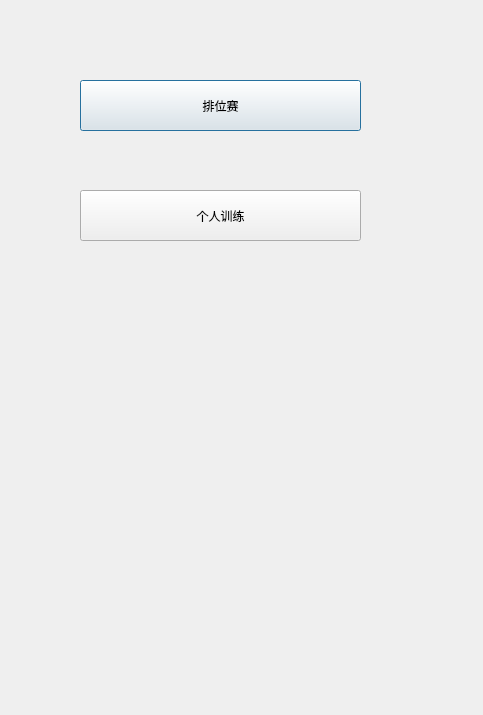
<?xml version="1.0" encoding="UTF-8"?>
<ui version="4.0">
 <class>training</class>
 <widget class="QDialog" name="training">
  <property name="geometry">
   <rect>
    <x>0</x>
    <y>0</y>
    <width>483</width>
    <height>715</height>
   </rect>
  </property>
  <property name="windowTitle">
   <string>Dialog</string>
  </property>
  <widget class="QStackedWidget" name="stackedWidget">
   <property name="geometry">
    <rect>
     <x>0</x>
     <y>10</y>
     <width>481</width>
     <height>691</height>
    </rect>
   </property>
   <widget class="QWidget" name="mainMenu">
    <widget class="QPushButton" name="rankButton">
     <property name="geometry">
      <rect>
       <x>80</x>
       <y>70</y>
       <width>281</width>
       <height>51</height>
      </rect>
     </property>
     <property name="text">
      <string>排位赛</string>
     </property>
    </widget>
    <widget class="QPushButton" name="singleButton">
     <property name="geometry">
      <rect>
       <x>80</x>
       <y>180</y>
       <width>281</width>
       <height>51</height>
      </rect>
     </property>
     <property name="text">
      <string>个人训练</string>
     </property>
    </widget>
   </widget>
   <widget class="QWidget" name="single_menu">
    <widget class="QPushButton" name="single_start">
     <property name="geometry">
      <rect>
       <x>150</x>
       <y>530</y>
       <width>141</width>
       <height>41</height>
      </rect>
     </property>
     <property name="font">
      <font>
       <family>黑体</family>
      </font>
     </property>
     <property name="text">
      <string>开始答题</string>
     </property>
    </widget>
    <widget class="QPushButton" name="single_back">
     <property name="geometry">
      <rect>
       <x>150</x>
       <y>600</y>
       <width>141</width>
       <height>41</height>
      </rect>
     </property>
     <property name="font">
      <font>
       <family>黑体</family>
      </font>
     </property>
     <property name="text">
      <string>返回</string>
     </property>
    </widget>
    <widget class="QLabel" name="label">
     <property name="geometry">
      <rect>
       <x>70</x>
       <y>150</y>
       <width>301</width>
       <height>171</height>
      </rect>
     </property>
     <property name="font">
      <font>
       <family>楷体</family>
      </font>
     </property>
     <property name="text">
      <string>&lt;html&gt;&lt;head/&gt;&lt;body&gt;&lt;p align=&quot;center&quot;&gt;&lt;span style=&quot; font-size:22pt;&quot;&gt;连续答对5道题&lt;/span&gt;&lt;/p&gt;&lt;/body&gt;&lt;/html&gt;</string>
     </property>
    </widget>
    <widget class="QLabel" name="label_2">
     <property name="geometry">
      <rect>
       <x>120</x>
       <y>260</y>
       <width>211</width>
       <height>71</height>
      </rect>
     </property>
     <property name="text">
      <string>&lt;html&gt;&lt;head/&gt;&lt;body&gt;&lt;p align=&quot;center&quot;&gt;&lt;span style=&quot; font-size:14pt;&quot;&gt;答错离开，答对继续&lt;/span&gt;&lt;/p&gt;&lt;/body&gt;&lt;/html&gt;</string>
     </property>
    </widget>
   </widget>
   <widget class="QWidget" name="single_running">
    <widget class="QWidget" name="layoutWidget">
     <property name="geometry">
      <rect>
       <x>20</x>
       <y>20</y>
       <width>451</width>
       <height>661</height>
      </rect>
     </property>
     <layout class="QVBoxLayout" name="verticalLayout">
      <item>
       <widget class="QLCDNumber" name="lcdNumber">
        <property name="minimumSize">
         <size>
          <width>100</width>
          <height>100</height>
         </size>
        </property>
        <property name="maximumSize">
         <size>
          <width>500</width>
          <height>100</height>
         </size>
        </property>
        <property name="font">
         <font>
          <family>黑体</family>
          <pointsize>20</pointsize>
         </font>
        </property>
       </widget>
      </item>
      <item>
       <spacer name="verticalSpacer">
        <property name="orientation">
         <enum>Qt::Vertical</enum>
        </property>
        <property name="sizeHint" stdset="0">
         <size>
          <width>20</width>
          <height>40</height>
         </size>
        </property>
       </spacer>
      </item>
      <item>
       <widget class="QLabel" name="single_question">
        <property name="minimumSize">
         <size>
          <width>0</width>
          <height>200</height>
         </size>
        </property>
        <property name="maximumSize">
         <size>
          <width>500</width>
          <height>300</height>
         </size>
        </property>
        <property name="sizeIncrement">
         <size>
          <width>0</width>
          <height>0</height>
         </size>
        </property>
        <property name="baseSize">
         <size>
          <width>0</width>
          <height>0</height>
         </size>
        </property>
        <property name="text">
         <string>questin</string>
        </property>
       </widget>
      </item>
      <item>
       <spacer name="verticalSpacer_3">
        <property name="orientation">
         <enum>Qt::Vertical</enum>
        </property>
        <property name="sizeHint" stdset="0">
         <size>
          <width>20</width>
          <height>40</height>
         </size>
        </property>
       </spacer>
      </item>
      <item>
       <spacer name="verticalSpacer_2">
        <property name="orientation">
         <enum>Qt::Vertical</enum>
        </property>
        <property name="sizeHint" stdset="0">
         <size>
          <width>20</width>
          <height>40</height>
         </size>
        </property>
       </spacer>
      </item>
      <item>
       <widget class="QPushButton" name="single_SelectButton_one">
        <property name="text">
         <string>PushButton</string>
        </property>
       </widget>
      </item>
      <item>
       <widget class="QPushButton" name="single_SelectButton_two">
        <property name="text">
         <string>PushButton</string>
        </property>
       </widget>
      </item>
      <item>
       <widget class="QPushButton" name="single_SelectButton_three">
        <property name="text">
         <string>PushButton</string>
        </property>
       </widget>
      </item>
      <item>
       <widget class="QPushButton" name="single_SelectButton_four">
        <property name="text">
         <string>PushButton</string>
        </property>
       </widget>
      </item>
      <item>
       <spacer name="verticalSpacer_4">
        <property name="orientation">
         <enum>Qt::Vertical</enum>
        </property>
        <property name="sizeHint" stdset="0">
         <size>
          <width>20</width>
          <height>40</height>
         </size>
        </property>
       </spacer>
      </item>
     </layout>
    </widget>
   </widget>
   <widget class="QWidget" name="single_score">
    <widget class="QWidget" name="layoutWidget">
     <property name="geometry">
      <rect>
       <x>10</x>
       <y>0</y>
       <width>461</width>
       <height>681</height>
      </rect>
     </property>
     <layout class="QVBoxLayout" name="verticalLayout_2">
      <item>
       <spacer name="verticalSpacer_6">
        <property name="orientation">
         <enum>Qt::Vertical</enum>
        </property>
        <property name="sizeHint" stdset="0">
         <size>
          <width>20</width>
          <height>40</height>
         </size>
        </property>
       </spacer>
      </item>
      <item>
       <widget class="QLabel" name="single_Result">
        <property name="minimumSize">
         <size>
          <width>0</width>
          <height>150</height>
         </size>
        </property>
        <property name="sizeIncrement">
         <size>
          <width>0</width>
          <height>150</height>
         </size>
        </property>
        <property name="text">
         <string>成功与否</string>
        </property>
       </widget>
      </item>
      <item>
       <spacer name="verticalSpacer_5">
        <property name="orientation">
         <enum>Qt::Vertical</enum>
        </property>
        <property name="sizeHint" stdset="0">
         <size>
          <width>20</width>
          <height>40</height>
         </size>
        </property>
       </spacer>
      </item>
      <item>
       <widget class="QLabel" name="single_Result_Score">
        <property name="minimumSize">
         <size>
          <width>0</width>
          <height>100</height>
         </size>
        </property>
        <property name="text">
         <string>得分</string>
        </property>
       </widget>
      </item>
      <item>
       <spacer name="verticalSpacer_8">
        <property name="orientation">
         <enum>Qt::Vertical</enum>
        </property>
        <property name="sizeHint" stdset="0">
         <size>
          <width>20</width>
          <height>40</height>
         </size>
        </property>
       </spacer>
      </item>
      <item>
       <spacer name="verticalSpacer_7">
        <property name="orientation">
         <enum>Qt::Vertical</enum>
        </property>
        <property name="sizeHint" stdset="0">
         <size>
          <width>20</width>
          <height>40</height>
         </size>
        </property>
       </spacer>
      </item>
      <item>
       <widget class="QPushButton" name="singnal_score_backButton">
        <property name="text">
         <string>返回</string>
        </property>
       </widget>
      </item>
     </layout>
    </widget>
   </widget>
   <widget class="QWidget" name="rank_wait">
    <widget class="QLabel" name="label_3">
     <property name="geometry">
      <rect>
       <x>20</x>
       <y>110</y>
       <width>451</width>
       <height>231</height>
      </rect>
     </property>
     <property name="text">
      <string>&lt;html&gt;&lt;head/&gt;&lt;body&gt;&lt;p align=&quot;center&quot;&gt;&lt;span style=&quot; font-size:28pt; font-weight:600;&quot;&gt;正在匹配对手……&lt;/span&gt;&lt;/p&gt;&lt;/body&gt;&lt;/html&gt;</string>
     </property>
    </widget>
   </widget>
   <widget class="QWidget" name="rank_running">
    <widget class="QWidget" name="widget" native="true">
     <property name="geometry">
      <rect>
       <x>70</x>
       <y>10</y>
       <width>331</width>
       <height>81</height>
      </rect>
     </property>
     <widget class="QLabel" name="enemyScore">
      <property name="geometry">
       <rect>
        <x>0</x>
        <y>0</y>
        <width>241</width>
        <height>41</height>
       </rect>
      </property>
      <property name="text">
       <string>王子 段位：黄金1 1颗星 160分</string>
      </property>
     </widget>
     <widget class="QLabel" name="selfScore">
      <property name="geometry">
       <rect>
        <x>0</x>
        <y>45</y>
        <width>251</width>
        <height>31</height>
       </rect>
      </property>
      <property name="text">
       <string>灰二 段位：白银2 2颗星 100分</string>
      </property>
     </widget>
     <widget class="QLCDNumber" name="lcdNumber_2">
      <property name="geometry">
       <rect>
        <x>250</x>
        <y>0</y>
        <width>81</width>
        <height>81</height>
       </rect>
      </property>
     </widget>
    </widget>
    <widget class="QWidget" name="widget_2" native="true">
     <property name="geometry">
      <rect>
       <x>0</x>
       <y>390</y>
       <width>481</width>
       <height>311</height>
      </rect>
     </property>
     <widget class="QWidget" name="layoutWidget">
      <property name="geometry">
       <rect>
        <x>0</x>
        <y>20</y>
        <width>481</width>
        <height>281</height>
       </rect>
      </property>
      <layout class="QVBoxLayout" name="verticalLayout_3">
       <item>
        <widget class="QPushButton" name="rankSelectButton1">
         <property name="text">
          <string>PushButton</string>
         </property>
        </widget>
       </item>
       <item>
        <widget class="QPushButton" name="rankSelectButton2">
         <property name="text">
          <string>PushButton</string>
         </property>
        </widget>
       </item>
       <item>
        <widget class="QPushButton" name="rankSelectButton3">
         <property name="text">
          <string>PushButton</string>
         </property>
        </widget>
       </item>
       <item>
        <widget class="QPushButton" name="rankSelectButton4">
         <property name="text">
          <string>PushButton</string>
         </property>
        </widget>
       </item>
      </layout>
     </widget>
    </widget>
    <widget class="QLabel" name="rankQuestion">
     <property name="geometry">
      <rect>
       <x>10</x>
       <y>140</y>
       <width>461</width>
       <height>251</height>
      </rect>
     </property>
     <property name="text">
      <string>&lt;html&gt;&lt;head/&gt;&lt;body&gt;&lt;p&gt;&lt;span style=&quot; font-size:16pt;&quot;&gt;题目&lt;/span&gt;&lt;/p&gt;&lt;/body&gt;&lt;/html&gt;</string>
     </property>
    </widget>
   </widget>
   <widget class="QWidget" name="rank_Result">
    <widget class="QWidget" name="layoutWidget">
     <property name="geometry">
      <rect>
       <x>0</x>
       <y>0</y>
       <width>481</width>
       <height>681</height>
      </rect>
     </property>
     <layout class="QVBoxLayout" name="verticalLayout_4">
      <item>
       <spacer name="verticalSpacer_11">
        <property name="orientation">
         <enum>Qt::Vertical</enum>
        </property>
        <property name="sizeHint" stdset="0">
         <size>
          <width>20</width>
          <height>40</height>
         </size>
        </property>
       </spacer>
      </item>
      <item>
       <widget class="QLabel" name="RankResult">
        <property name="text">
         <string>&lt;html&gt;&lt;head/&gt;&lt;body&gt;&lt;p align=&quot;center&quot;&gt;&lt;span style=&quot; font-size:36pt;&quot;&gt;失败&lt;/span&gt;&lt;/p&gt;&lt;/body&gt;&lt;/html&gt;</string>
        </property>
       </widget>
      </item>
      <item>
       <widget class="QLabel" name="NewRank">
        <property name="text">
         <string>&lt;html&gt;&lt;head/&gt;&lt;body&gt;&lt;p align=&quot;center&quot;&gt;&lt;span style=&quot; font-size:12pt;&quot;&gt;黄金1 2颗星 --&amp;gt; 黄金1 3颗星&lt;/span&gt;&lt;/p&gt;&lt;/body&gt;&lt;/html&gt;</string>
        </property>
       </widget>
      </item>
      <item>
       <spacer name="verticalSpacer_12">
        <property name="orientation">
         <enum>Qt::Vertical</enum>
        </property>
        <property name="sizeHint" stdset="0">
         <size>
          <width>20</width>
          <height>40</height>
         </size>
        </property>
       </spacer>
      </item>
      <item>
       <spacer name="verticalSpacer_10">
        <property name="orientation">
         <enum>Qt::Vertical</enum>
        </property>
        <property name="sizeHint" stdset="0">
         <size>
          <width>20</width>
          <height>40</height>
         </size>
        </property>
       </spacer>
      </item>
      <item>
       <widget class="QPushButton" name="pushButton">
        <property name="text">
         <string>返回</string>
        </property>
       </widget>
      </item>
      <item>
       <spacer name="verticalSpacer_9">
        <property name="orientation">
         <enum>Qt::Vertical</enum>
        </property>
        <property name="sizeHint" stdset="0">
         <size>
          <width>20</width>
          <height>40</height>
         </size>
        </property>
       </spacer>
      </item>
     </layout>
    </widget>
   </widget>
  </widget>
 </widget>
 <resources/>
 <connections/>
</ui>
